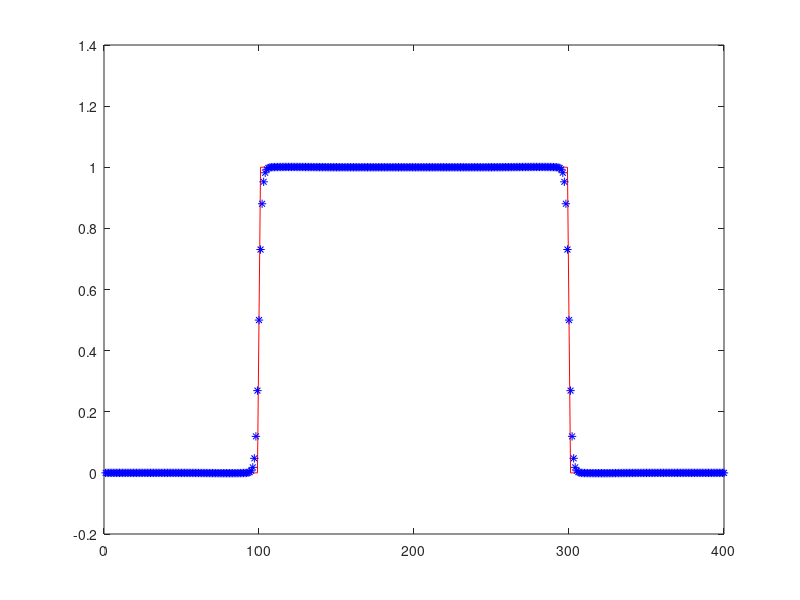

Here is the MATLAB script that generated this plot: (Note: this script raises an error after producing the figure.)
% In this version, CH solution is by FFT and width calculation is by taking
% derivative of conc using central difference followed by intepolation at
% ends of the interface. 
%
% NOTE:This is an incorrect approach. 
%
% The interpolation should be done about the point of symmetry as in v0 
% of the code.

clear all;
D=1.0;dt=0.01;N=400;
A=1.0;kappa=1.0;nstep=8000;
col_labels={'width_spec';'width_analytical'}; 

% Declarations
conc=zeros(N,1);
c_prime=zeros(N, 1);

% Initial profile
for i=1:N
    if (i>N/4 && i<3*N/4)
        conc(i)=1;
    end
    if ((i==N/4) || (i==3*N/4))
        conc(i)=0.5;
    end
end

plot(conc, 'r')
hold on

% Define g
g=zeros(N,1);

% Periodic Boundary
halfN=N/2;
delk=2*pi/N;

% Evolve the profile
for p=1:nstep
    
    % Define g
    g=2*A*conc.*(1-conc).*(1-2*conc);
    
    % FFT
    c_hat=fft(conc);
    g_hat=fft(g);
    
    for i=1:N
        
        %Periodic Boundary Condition
        if ((i) <= halfN)
            k=(i)*delk;
        end
        
        if ((i) > halfN)
            k=(i-N)*delk;
        end
        
        k2=k*k;
        k4=k2*k2;
        
        c_hat(i)=(c_hat(i)-dt*k2*g_hat(i))/(1+2*k4*dt);
    end
    
    conc=real(ifft(c_hat));
    
end
plot(conc, 'b*');

x1=get_N(conc, 0.1);
x2=get_N(conc, 0.9);
width_spec=x2-x1;
display(width_spec)

%% Functions

function x_value = get_N(conc_vector, c_value)
istep=numel(conc_vector)/2;
conc_vector=conc_vector-c_value;

for i=1:istep
    if(conc_vector(i)>0)
        x1=i;
        x2=i-1;
        break;
    end
end

N1=conc_vector(x1)+c_value;
N2=conc_vector(x2)+c_value;

m=(N2-N1)/(x2-x1);
c=N1-m*x1;

x_value=(c_value-c)/m;

end

